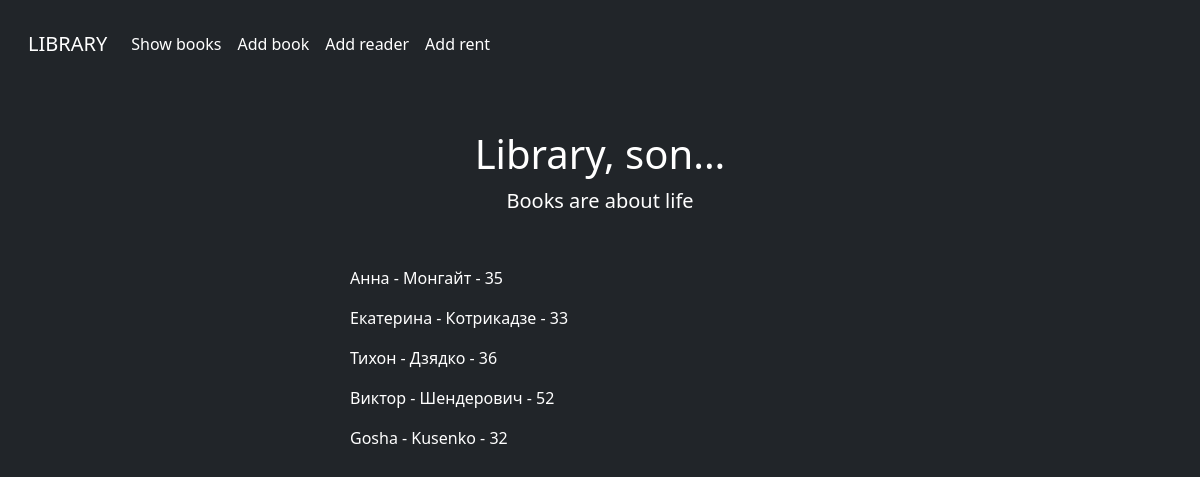
The page /showreaders/ on the database its author committed.
### library/models.py (models this page shows)
class Reader(models.Model):
    name = models.CharField(max_length=30, null=True)
    surname = models.CharField(max_length=30, null=True)
    age = models.IntegerField(null=True)
    address = models.CharField(max_length=30, null=True)
    def __str__(self):
        return f"{self.name} - {self.surname} - {self.age}"

### library/views.py (the view)
# urls.py: path('showreaders/', show_readers),
def show_readers(request):
    context = {'readers':Reader.objects.all()}
    return render(request, 'showReaders.html', context=context)

### templates/showReaders.html (shortened to what this page needs)
<!DOCTYPE html>
<html lang="en" class="h-100" data-bs-theme="dark">
<head>
  <link href="/docs/5.3/dist/css/bootstrap.min.css" rel="stylesheet">
  <link href="https://cdn.jsdelivr.net/npm/bootstrap@5.3.0-alpha3/dist/css/bootstrap.min.css" rel="stylesheet">
</head>
<body class="d-flex h-100 text-center text-bg-dark">
  <div class="cover-container d-flex w-100 h-100 p-3 mx-auto flex-column">
    <nav class="navbar navbar-expand navbar-dark bg-dark" aria-label="Second navbar example">
      <div class="container-fluid">
        <a class="navbar-brand" href="http://127.0.0.1:8000">LIBRARY</a>
        <div class="collapse navbar-collapse" id="navbarsExample02">
          <ul class="navbar-nav me-auto">
            <li class="nav-item">
              <a class="nav-link active" aria-current="page" href="http://127.0.0.1:8000/showbooks">Show books</a>
            </li>
            <li class="nav-item">
              <a class="nav-link active" aria-current="page" href="http://127.0.0.1:8000/addbook">Add book</a>
            </li>
            <li class="nav-item">
              <a class="nav-link active" aria-current="page" href="http://127.0.0.1:8000/addreader">Add reader</a>
            </li>
            <li class="nav-item">
              <a class="nav-link active" aria-current="page" href="http://127.0.0.1:8000/addrent">Add rent</a>
            </li>
          </ul>
        </div>
      </div>
    </nav>
    <main class="px-3" style="padding-top: 5%;">
      <h1>Library, son...</h1>
      <p class="lead">Books are about life</p>
      <div style="height: 50px; width: 500px; margin: auto; margin-top: 50px;">
        {% for reader in readers %}
          <p style="text-align: left;">{{ reader }}</p>
        {% endfor %}
      </div>
    </main>
  </div>
</body>
</html>

### rows shown on the page
Reader: name+surname+age "Анна - Монгайт - 35"
Reader: name+surname+age "Екатерина - Котрикадзе - 33"
Reader: name+surname+age "Тихон - Дзядко - 36"
Reader: name+surname+age "Виктор - Шендерович - 52"
Reader: name+surname+age "Gosha - Kusenko - 32"
